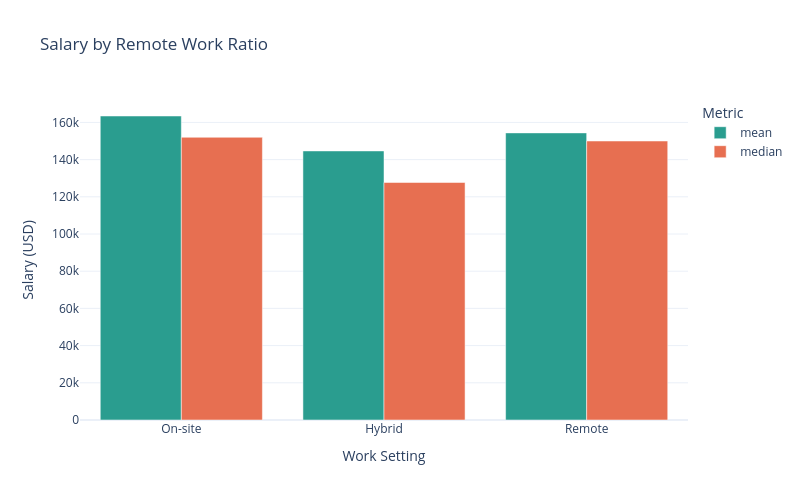
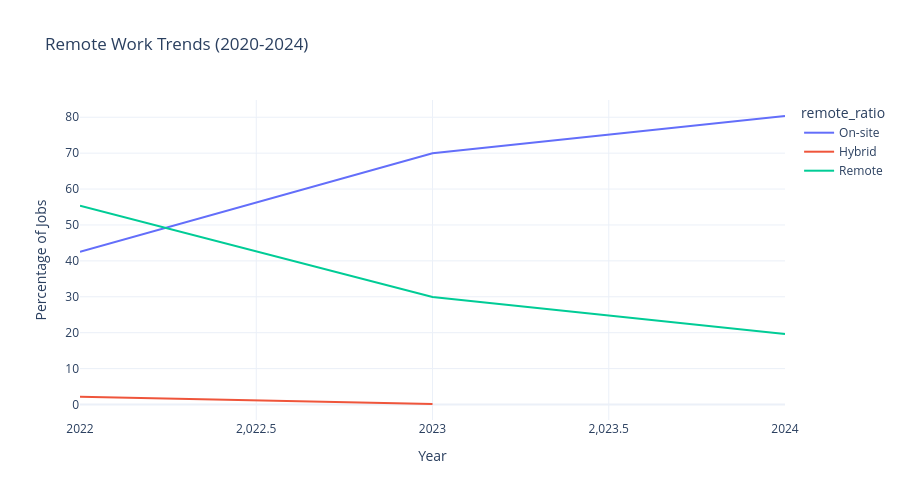

Notebook code for these charts, in order:
### Markdown cell above
가장 흔한 직무들 중에서는 머신러닝 엔지니어(Machine Learning Engineer) 와 리서치 사이언티스트(Research Scientist) 가 가장 높은 연봉을 받는 경향이 있는 반면, 데이터 분석가(Data Analyst) 는 상대적으로 낮은 연봉을 받는 것으로 나타났습니다.
또한 소프트웨어 엔지니어(Software Engineer) 는 연봉 분포의 폭이 가장 넓게 나타났는데, 이는 해당 직무에 포함된 역할의 다양성과 범위를 반영하는 결과로 해석할 수 있습니다.

### Code cell
# Salary by remote ratio
remote_salary = train_df.groupby('remote_ratio')['salary_in_usd'].agg(['mean', 'median', 'count']).reset_index()
remote_salary['remote_ratio'] = remote_salary['remote_ratio'].map({0: 'On-site', 50: 'Hybrid', 100: 'Remote'})

fig = px.bar(remote_salary, x='remote_ratio', y=['mean', 'median'],
            barmode='group', title='Salary by Remote Work Ratio',
            labels={'value': 'Salary (USD)', 'remote_ratio': 'Work Setting', 'variable': 'Metric'},
            color_discrete_sequence=['#2a9d8f', '#e76f51'])

fig.update_layout(width=800, height=500)
fig.show()

# Remote ratio trends over time
remote_time = train_df.groupby(['work_year', 'remote_ratio']).size().reset_index(name='count')
total_per_year = remote_time.groupby('work_year')['count'].sum().reset_index()
remote_time = remote_time.merge(total_per_year, on='work_year', suffixes=('', '_total'))
remote_time['percentage'] = (remote_time['count'] / remote_time['count_total']) * 100
remote_time['remote_ratio'] = remote_time['remote_ratio'].map({0: 'On-site', 50: 'Hybrid', 100: 'Remote'})

fig = px.line(remote_time, x='work_year', y='percentage', color='remote_ratio',
             title='Remote Work Trends (2020-2024)',
             labels={'percentage': 'Percentage of Jobs', 'work_year': 'Year'},
             template='plotly_white')

fig.update_layout(width=900, height=500, hovermode='x unified')
fig.show()

### Figure 1 — Plotly figure (JSON) as saved in the notebook; plotly's stock layout.template omitted (floating-point values rounded to 4 significant figures)
{"data": [{"alignmentgroup": "True", "hovertemplate": "Metric=mean<br>Work Setting=%{x}<br>Salary (USD)=%{y}<extra></extra>", "legendgroup": "mean", "marker": {"color": "#2a9d8f", "pattern": {"shape": ""}}, "name": "mean", "offsetgroup": "mean", "orientation": "v", "showlegend": true, "textposition": "auto", "type": "bar", "x": ["On-site", "Hybrid", "Remote"], "xaxis": "x", "y": [163400.0, 144700.0, 154400.0], "yaxis": "y"}, {"alignmentgroup": "True", "hovertemplate": "Metric=median<br>Work Setting=%{x}<br>Salary (USD)=%{y}<extra></extra>", "legendgroup": "median", "marker": {"color": "#e76f51", "pattern": {"shape": ""}}, "name": "median", "offsetgroup": "median", "orientation": "v", "showlegend": true, "textposition": "auto", "type": "bar", "x": ["On-site", "Hybrid", "Remote"], "xaxis": "x", "y": [152000, 127702, 150000], "yaxis": "y"}], "layout": {"barmode": "group", "height": 500, "legend": {"title": {"text": "Metric"}, "tracegroupgap": 0}, "title": {"text": "Salary by Remote Work Ratio"}, "width": 800, "xaxis": {"anchor": "y", "domain": [0, 1], "title": {"text": "Work Setting"}}, "yaxis": {"anchor": "x", "domain": [0, 1], "title": {"text": "Salary (USD)"}}}}

### Figure 2 — Plotly figure (JSON) as saved in the notebook; plotly's stock layout.template omitted (floating-point values rounded to 4 significant figures)
{"data": [{"hovertemplate": "remote_ratio=On-site<br>Year=%{x}<br>Percentage of Jobs=%{y}<extra></extra>", "legendgroup": "On-site", "line": {"color": "#636efa", "dash": "solid"}, "marker": {"symbol": "circle"}, "mode": "lines", "name": "On-site", "orientation": "v", "showlegend": true, "type": "scatter", "x": [2022, 2023, 2024], "xaxis": "x", "y": [42.5, 69.94, 80.34], "yaxis": "y"}, {"hovertemplate": "remote_ratio=Hybrid<br>Year=%{x}<br>Percentage of Jobs=%{y}<extra></extra>", "legendgroup": "Hybrid", "line": {"color": "#EF553B", "dash": "solid"}, "marker": {"symbol": "circle"}, "mode": "lines", "name": "Hybrid", "orientation": "v", "showlegend": true, "type": "scatter", "x": [2022, 2023], "xaxis": "x", "y": [2.153, 0.1375], "yaxis": "y"}, {"hovertemplate": "remote_ratio=Remote<br>Year=%{x}<br>Percentage of Jobs=%{y}<extra></extra>", "legendgroup": "Remote", "line": {"color": "#00cc96", "dash": "solid"}, "marker": {"symbol": "circle"}, "mode": "lines", "name": "Remote", "orientation": "v", "showlegend": true, "type": "scatter", "x": [2022, 2023, 2024], "xaxis": "x", "y": [55.35, 29.93, 19.66], "yaxis": "y"}], "layout": {"height": 500, "hovermode": "x unified", "legend": {"title": {"text": "remote_ratio"}, "tracegroupgap": 0}, "title": {"text": "Remote Work Trends (2020-2024)"}, "width": 900, "xaxis": {"anchor": "y", "domain": [0, 1], "title": {"text": "Year"}}, "yaxis": {"anchor": "x", "domain": [0, 1], "title": {"text": "Percentage of Jobs"}}}}
